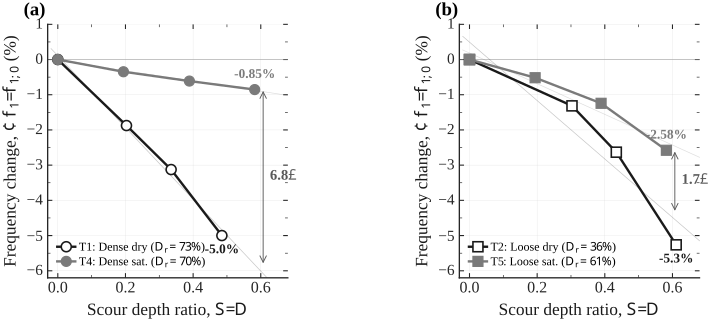

This figure's Python source:
"""j3-compare-evolution — second J3 Tier-2 migration.

Reuses the frozen-script parquet (effect-saturation-script) to render
fig9_compare_evolution: frequency evolution vs S/D for dry vs saturated
pairs at matched density. Two panels — (a) dense T1 vs T4, (b) loose
T2 vs T5 — with linear fits and dry/saturated amplification annotation.
"""

from __future__ import annotations

from pathlib import Path

import matplotlib.pyplot as plt
import matplotlib.ticker as mticker
import numpy as np

from figgen import io, utils

HERE = Path(__file__).resolve().parent
FIGURE_ID = HERE.name

# Dry vs saturated pairing: near-black for dry (T1, T2), mid-grey for
# saturated (T4, T5). Uses a two-luma-cluster palette so the figure
# survives B&W print and CVD simulation — ΔL ≈ 33 in luma, far above the
# legibility gate that the previous red/blue pair failed under protan.
C_T1 = "#1a1a1a"
C_T2 = "#1a1a1a"
C_T4 = "#7a7a7a"
C_T5 = "#7a7a7a"
FIG_WIDTH = 7.48  # Elsevier double column
MS = 7.5


def _pair_curves(df, series_name):
    sub = df[df["series"] == series_name].sort_values("sd").reset_index(drop=True)
    sd = sub["sd"].to_numpy(dtype=float)
    f1 = sub["f1_model_hz"].to_numpy(dtype=float)
    nf = (f1 - f1[0]) / f1[0] * 100.0
    return sd, nf


def _plot_pair(ax, sd_dry, nf_dry, sd_sat, nf_sat,
               c_dry, c_sat, mk_dry, mk_sat, lbl_dry, lbl_sat, title):
    ax.axhline(0, ls="-", lw=0.4, color="0.60", zorder=1)

    p_dry = np.polyfit(sd_dry, nf_dry, 1)
    p_sat = np.polyfit(sd_sat, nf_sat, 1)
    sd_fit = np.linspace(-0.02, 0.68, 200)
    ax.plot(sd_fit, np.polyval(p_dry, sd_fit), ls="-", lw=0.5,
            color=c_dry, alpha=0.25, zorder=2)
    ax.plot(sd_fit, np.polyval(p_sat, sd_fit), ls="-", lw=0.5,
            color=c_sat, alpha=0.25, zorder=2)

    ax.plot(sd_dry, nf_dry, marker=mk_dry, color=c_dry, ms=MS,
            mec=c_dry, mfc="white", mew=1.2, lw=1.8, zorder=5, label=lbl_dry)
    ax.plot(sd_sat, nf_sat, marker=mk_sat, color=c_sat, ms=MS,
            mec=c_sat, mfc=c_sat, lw=1.8, zorder=5, label=lbl_sat)

    # Saturation-gap arrow at the saturated series' max S/D (dry interp)
    nf_dry_at_sat_max = np.polyval(p_dry, sd_sat[-1])
    nf_sat_at_max = nf_sat[-1]
    x_ann = sd_sat[-1] + 0.025
    ax.annotate("", xy=(x_ann, nf_sat_at_max),
                xytext=(x_ann, nf_dry_at_sat_max),
                arrowprops=dict(arrowstyle="<->", color="0.35", lw=0.7,
                                shrinkA=1, shrinkB=1))
    if abs(nf_sat_at_max) > 0.01:
        ratio = abs(nf_dry_at_sat_max) / abs(nf_sat_at_max)
        ax.text(x_ann + 0.02, (nf_dry_at_sat_max + nf_sat_at_max) / 2,
                f"{ratio:.1f}" + r"$\times$",
                fontsize=11, color="0.35", ha="left", va="center",
                fontweight="bold")

    ax.text(sd_dry[-1], nf_dry[-1] - 0.25,
            f"{nf_dry[-1]:.1f}%", fontsize=10, color=c_dry,
            ha="center", va="top", fontweight="bold")
    ax.text(sd_sat[-1], nf_sat[-1] + 0.25,
            f"{nf_sat[-1]:.2f}%", fontsize=10, color=c_sat,
            ha="center", va="bottom", fontweight="bold")

    # Panel title belongs in the caption, not the figure (journal rule).
    # Use a panel label via add_panel_label() or annotation inside the axes
    # if per-panel context is needed.
    leg = ax.legend(loc="lower left", borderpad=0.3, handlelength=1.5,
                    handletextpad=0.3, labelspacing=0.25, fontsize=9)
    leg.get_frame().set_linewidth(0.4)

    ax.set_xlabel(r"Scour depth ratio, $S/D$")
    ax.set_xlim(-0.03, 0.68)
    ax.set_ylim(-6.2, 1.0)
    ax.xaxis.set_major_locator(mticker.MultipleLocator(0.2))
    ax.xaxis.set_minor_locator(mticker.MultipleLocator(0.1))
    ax.yaxis.set_major_locator(mticker.MultipleLocator(1.0))
    ax.yaxis.set_minor_locator(mticker.MultipleLocator(0.5))
    # Clean data-ink: hide top + right spines, ticks inward, axis below data.
    ax.spines["top"].set_visible(False)
    ax.spines["right"].set_visible(False)
    ax.tick_params(which="both", direction="in")
    ax.grid(True, linewidth=0.3, alpha=0.5)
    ax.set_axisbelow(True)


def main() -> None:
    cfg = io.load_config(HERE / "config.yaml")
    asset = io.load_tier2(cfg["paper"], cfg["tier2_slug"])
    df = asset.df

    sd_T1, nf_T1 = _pair_curves(df, "T1")
    sd_T2, nf_T2 = _pair_curves(df, "T2")
    sd_T4, nf_T4 = _pair_curves(df, "T4")
    sd_T5, nf_T5 = _pair_curves(df, "T5")

    utils.load_style(cfg["journal"])
    plt.rcParams.update({
        "font.size": 12, "axes.labelsize": 13,
        "axes.titlesize": 12, "xtick.labelsize": 12,
        "ytick.labelsize": 11.5, "legend.fontsize": 10.5,
    })

    fig = plt.figure(figsize=(FIG_WIDTH, 3.4))
    gs = fig.add_gridspec(1, 2, width_ratios=[1.0, 1.0],
                          wspace=0.32, left=0.080, right=0.960,
                          bottom=0.15, top=0.93)
    ax_a = fig.add_subplot(gs[0])
    ax_b = fig.add_subplot(gs[1])

    _plot_pair(ax_a, sd_T1, nf_T1, sd_T4, nf_T4,
               C_T1, C_T4, "o", "o",
               r"T1: Dense dry ($D_r\!=\!73\%$)",
               r"T4: Dense sat. ($D_r\!=\!70\%$)",
               "Dense pair (No.7 sand)")
    ax_a.set_ylabel(r"Frequency change, $\Delta f_1 / f_{1,0}$ (%)")
    ax_a.text(-0.10, 1.02, "(a)", transform=ax_a.transAxes,
              fontsize=14, fontweight="bold", va="bottom")

    _plot_pair(ax_b, sd_T2, nf_T2, sd_T5, nf_T5,
               C_T2, C_T5, "s", "s",
               r"T2: Loose dry ($D_r\!=\!36\%$)",
               r"T5: Loose sat. ($D_r\!=\!61\%$)",
               "Loose pair (No.7 sand)")
    ax_b.set_ylabel(r"Frequency change, $\Delta f_1 / f_{1,0}$ (%)")
    ax_b.text(-0.10, 1.02, "(b)", transform=ax_b.transAxes,
              fontsize=14, fontweight="bold", va="bottom")

    ratio_dense = abs(nf_T1[-1]) / abs(nf_T4[-1])
    ratio_loose = abs(nf_T2[-1]) / abs(nf_T5[-1])

    written = utils.save_figure(
        fig, FIGURE_ID,
        formats=tuple(cfg.get("formats", ("png", "svg", "pdf"))),
        journal=cfg["journal"],
        data_sources=asset.as_sources(),
        paper=cfg["paper"],
        claim_id=cfg["claim_id"],
        tier=cfg["tier"],
        extra_metadata={
            "description": cfg.get("description", ""),
            "dense_ratio_T1_T4": f"{ratio_dense:.3f}",
            "loose_ratio_T2_T5": f"{ratio_loose:.3f}",
            "migration_path": "A_script_frozen_reuse",
        },
    )
    for p in written:
        print(f"wrote {p}")
    print(f"dense T1/T4 decline ratio: {ratio_dense:.3f}x")
    print(f"loose T2/T5 decline ratio: {ratio_loose:.3f}x")


if __name__ == "__main__":
    main()
